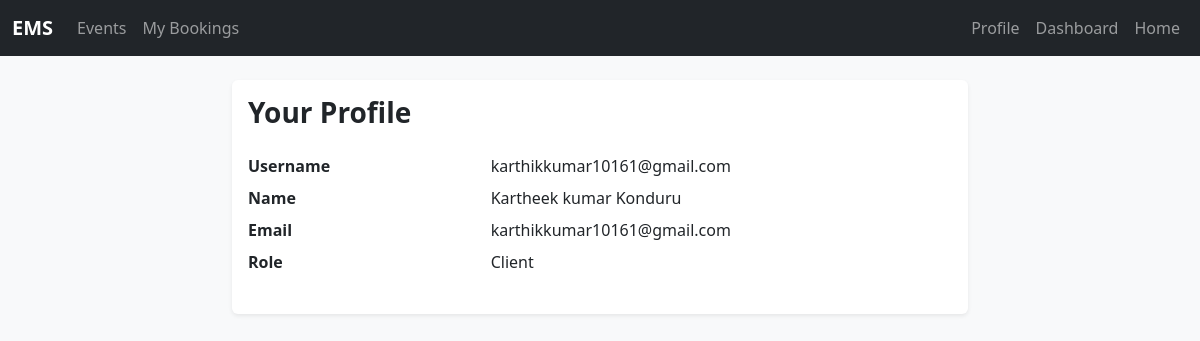
The app's page /accounts/profile/ (signed in) with its own data.
### accounts/models.py (models this page shows, shortened)
class User(AbstractUser):
    ROLE_CLIENT = "CLIENT"
    ROLE_ORGANIZER = "ORGANIZER"
    ROLE_MANAGER = "MANAGER"
    ROLE_CHOICES = (
        (ROLE_CLIENT, "Client"),
        (ROLE_ORGANIZER, "Organizer"),
        (ROLE_MANAGER, "Manager"),
    )
    name = models.CharField(max_length=150, blank=True)
    role = models.CharField(max_length=20, choices=ROLE_CHOICES, default=ROLE_CLIENT)
    phone = models.CharField(max_length=15, blank=True, null=True)

### accounts/views.py (the view)
# urls.py: path("profile/", views.profile, name="profile"),
def profile(request):
    return render(request, "accounts/profile.html")

### accounts/templates/accounts/profile.html (shortened to what this page needs)
{% extends 'base.html' %}
{% block content %}
<div class="row justify-content-center">
    <div class="col-md-8">
        <div class="card shadow-sm">
            <div class="card-body">
                <h3 class="card-title mb-4">Your Profile</h3>
                <dl class="row">
                    <dt class="col-sm-4">Username</dt>
                    <dd class="col-sm-8">{{ request.user.username }}</dd>
                    <dt class="col-sm-4">Name</dt>
                    <dd class="col-sm-8">{{ request.user.name }}</dd>
                    <dt class="col-sm-4">Email</dt>
                    <dd class="col-sm-8">{{ request.user.email }}</dd>
                    <dt class="col-sm-4">Role</dt>
                    <dd class="col-sm-8">{{ request.user.get_role_display }}</dd>
                </dl>
            </div>
        </div>
    </div>
</div>
{% endblock %}

### static/css/style.css (style rules this page uses)
body { background: #f8f9fa; color: #212529; }
.card { border: none; }
.card-title { font-weight: 600; }

### records on screen
User: user.username "karthikkumar10161@gmail.com", user.name "Kartheek kumar Konduru", user.email "karthikkumar10161@gmail.com", user.role "Client"
